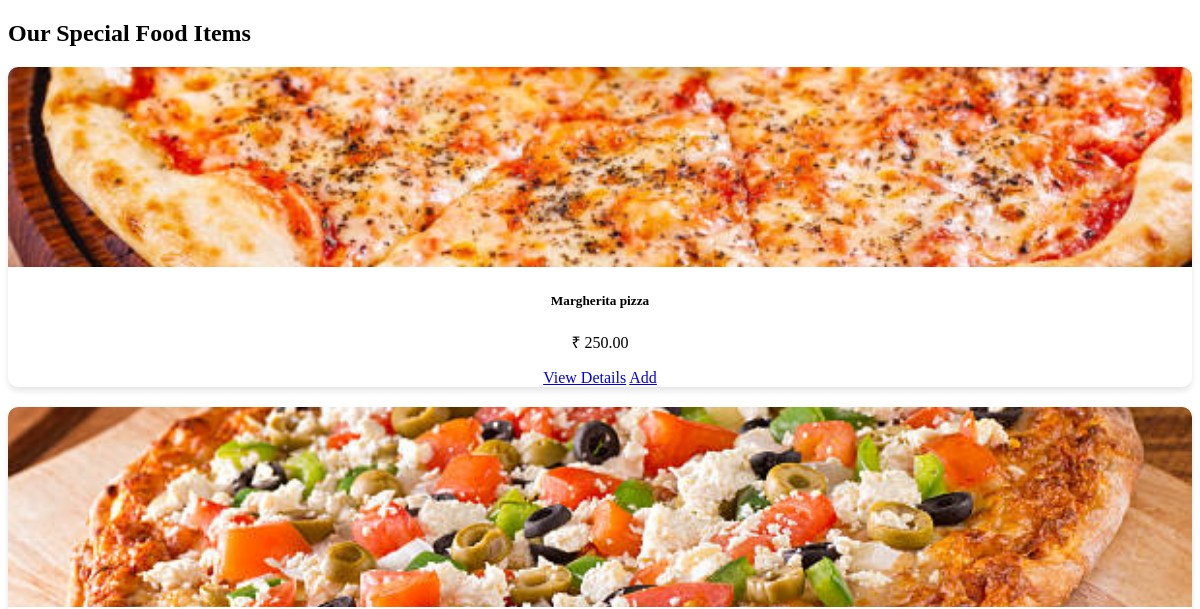
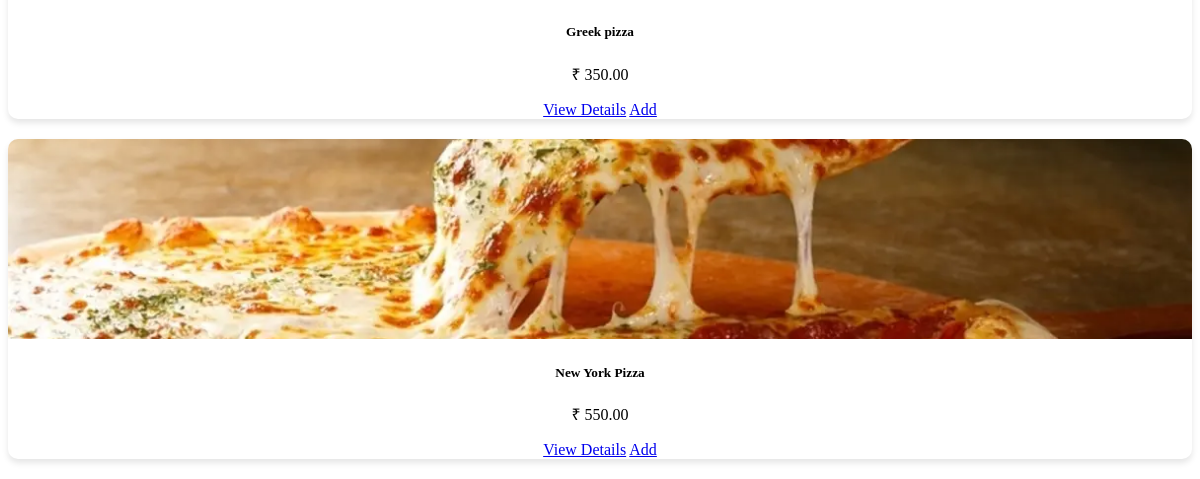
Page /category/food_list/ on the earlier database version (2 pictures, top to bottom).
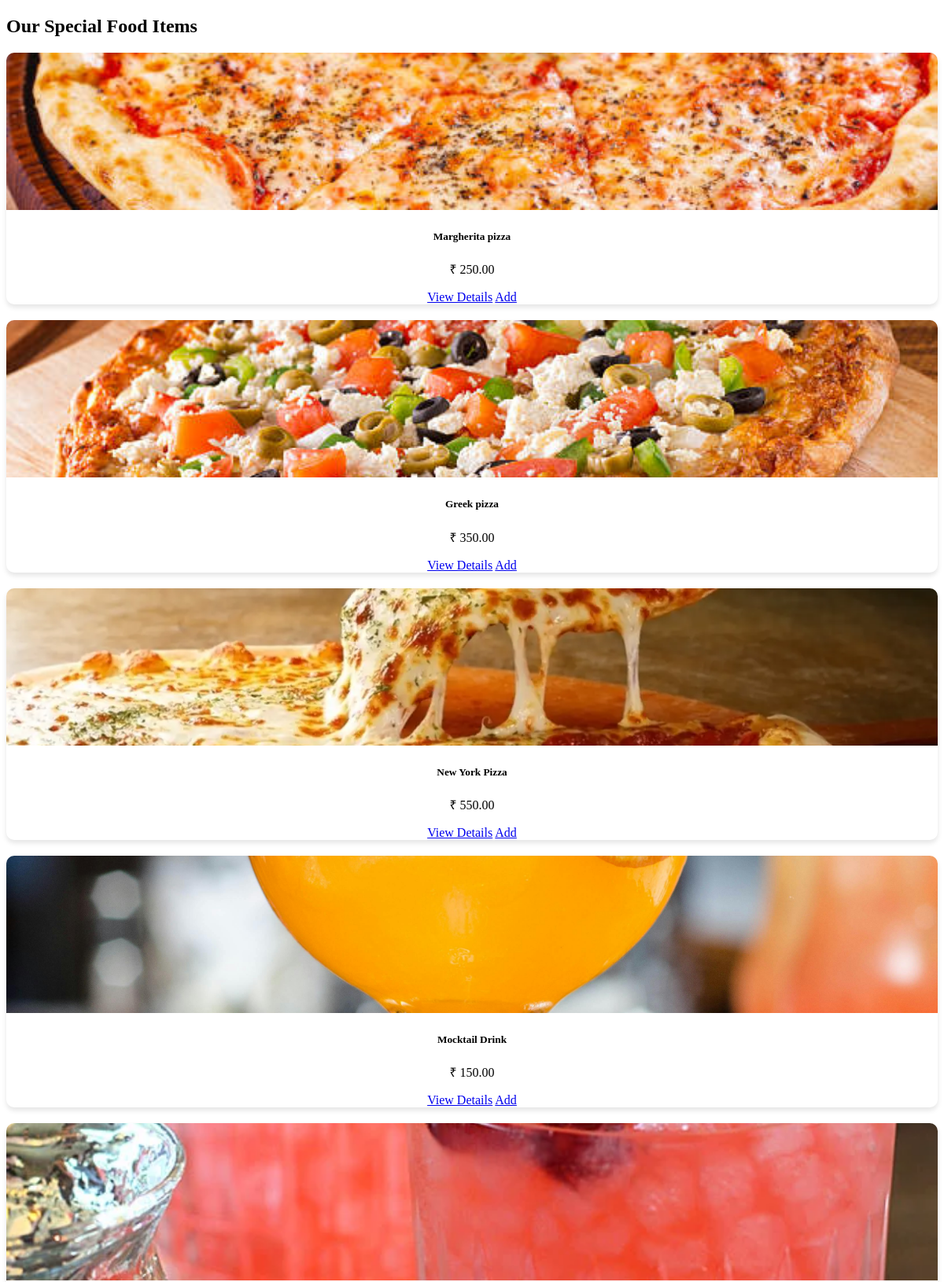
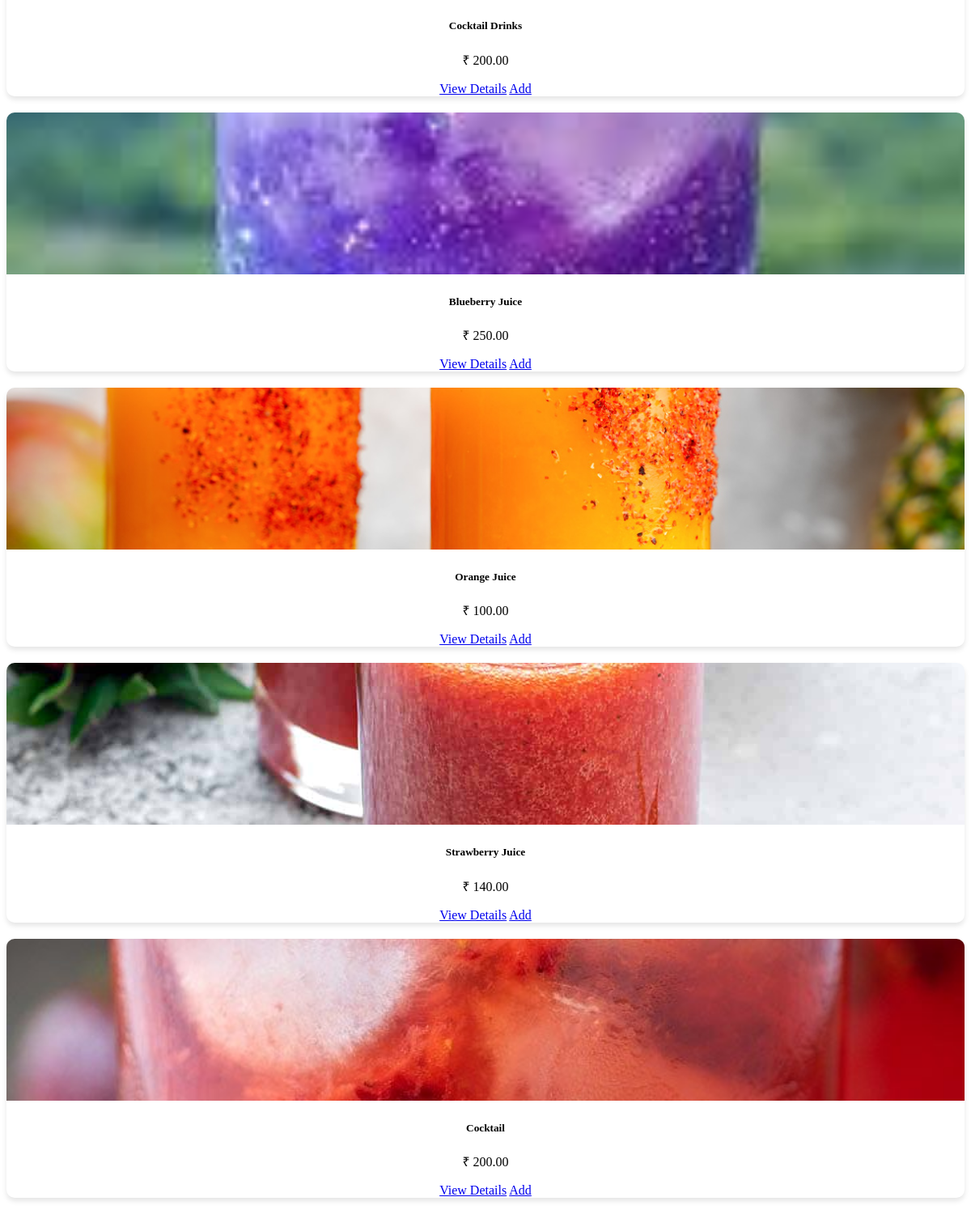
Same page on the later database version (2 pictures, top to bottom).
### category/models.py (models this page shows, shortened)
class Food(models.Model):
    category = models.ForeignKey(Category, on_delete=models.CASCADE)
    name = models.CharField(max_length=20)
    description = models.TextField(default="", blank=True, null=True)
    price = models.DecimalField(max_digits=10, decimal_places=2,  null=True, blank=True)
    image = models.ImageField(upload_to="food_images/", blank=True, null=True)
    is_available = models.BooleanField(default=True)

### category/views.py (the view)
# urls.py: path('food_list/', views.FoodListView.as_view(), name= "food_list" ),
class FoodListView(ListView):
    model = Food
    template_name = "category/food_list.html"
    success_url = reverse_lazy('food_details')

### category/templates/category/food_list.html (shortened to what this page needs)
<!DOCTYPE html>
<html lang="en">
<head>
</head>
<body>
    <div class="container mt-5">
        <h2 class="text-center mb-4">Our Special Food Items</h2>
        <div class="row">
            {% for i in object_list %}
            <div class="col-md-4 mb-4">
                <div class="card food-card">
                    <a href="{% url 'food_details' i.id %}">
                        <img src="{{ i.image.url }}" alt="{{ i.name }}" class="card-img-top">
                    </a>
                    <div class="card-body">
                        <h5 class="card-title">{{ i.name }}</h5>
                        <p class="font-weight-bold text-danger">₹ {{ i.price }}</p>
                        <a href="{% url 'food_details' i.id %}" class="btn btn-primary">View Details</a>
                        <a href="{% url 'food_details' i.id %}" class="btn btn-small">Add</a>
                    </div>
                </div>
            </div>
            {% empty %}
            <div class="col-12 text-center">
                <p>No food items available.</p>
            </div>
            {% endfor %}
        </div>
    </div>
</body>
</html>

### category/templates/category/food_list.html (style rules this page uses)
.food-card { box-shadow: 0px 4px 6px rgba(0, 0, 0, 0.1); border-radius: 10px; overflow: hidden; transition: transform 0.3s ease-in-out; }
.food-card img { width: 100%; height: 200px; object-fit: cover; }
.food-card .card-body { text-align: center; }
.card { margin-bottom: 20px; }

Differences in the rows shown:
added Food: image (picture), name "Mocktail Drink", price "150.00"
added Food: image (picture), name "Cocktail Drinks", price "200.00"
added Food: image (picture), name "Blueberry Juice", price "250.00"
added Food: image (picture), name "Orange Juice", price "100.00"
added Food: image (picture), name "Strawberry Juice", price "140.00"
added Food: image (picture), name "Cocktail", price "200.00"
